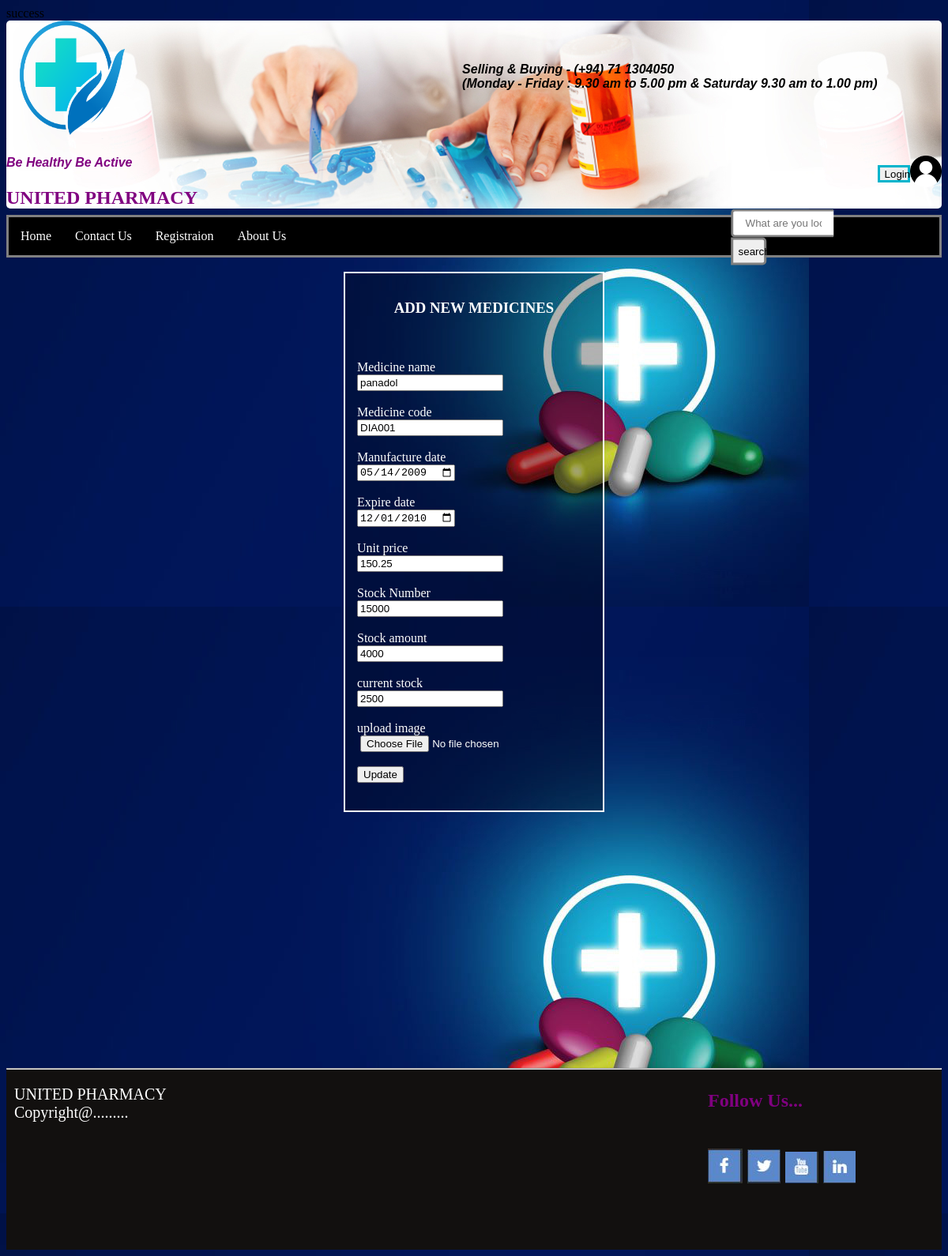
The app's page /update.php?id=9 with its own data.
### tables this page shows
CREATE TABLE `image` (
  `Item_number` int(11) NOT NULL,
  `Medicine_name` varchar(20) NOT NULL,
  `Medicine_code` varchar(20) NOT NULL,
  `Manufacture_date` date NOT NULL,
  `Expire_date` date NOT NULL,
  `Unit_price` float NOT NULL,
  `stockNo` varchar(20) NOT NULL,
  `Stock_amount` int(11) NOT NULL,
  `Current_stock` int(11) NOT NULL,
  `upload` varchar(500) NOT NULL
);

### update.php (the view, shortened to what this page needs)
<?php
require 'config.php';
?>
<html>
<head>
  <link rel = "stylesheet" text="text/css" href="css/style.css">
  <link rel = "stylesheet" text="text/css" href="css/add.css">
<link rel = "stylesheet" text="text/css" href="css/div.css">
 <link rel="stylesheet" text="text/css" href="css/foot.css">
</head>
<header class = "head">
<img src = "images/logo1.png" class = "logo" width = "150px" height = "150px">
<h4> Be Healthy Be Active <img src = "images/user3.png" class = "logo2" width = "40px" height = "40px"  >
	<button  type="login" class="logButton">Login </button>
	<div class = "open">
	Selling & Buying - (+94) 71 1304050<br>
	(Monday - Friday : 9.30 am to 5.00 pm & Saturday 9.30 am to 1.00 pm)
	</div>
</h4>
<h2> UNITED PHARMACY </h2>
</header>
<body>
<div class = "back">
			<ul type = "square" id="navi">
				<li><a href="home.html"> Home</a></li>
				<li><a href="ContactUs.html"> Contact Us</a></li>
				<li><a href="register.html"> Registraion</a></li>
				<li><a href="aboutus.html"> About Us</a></li>
			</ul>
</div>
<div class="wrap">
				<div class="search">
				<form action = "search.php" method = "post">
				<input type="text" class="searchTerm" placeholder="What are you looking for?" name = "search">
				<button type="submit" value = "" class="searchButton">
				search
				</button>
				</form>
			   </div>
			   </div>
			<br>
<div id = "section1">
	     <?php
			$recordId=$_GET['id'];
			$sql="SELECT * FROM image WHERE Item_number=$recordId";
			$result=$con -> query($sql);
			if($result ->num_rows>0)
			{
				while($row =$result->fetch_assoc())
				{
					$id=$row["Item_number"];
					$name=$row["Medicine_name"];
					$code=$row["Medicine_code"];
					$mdat=$row["Manufacture_date"];
					$edat=$row["Expire_date"];
					$upri=$row["Unit_price"];
					$stn=$row["stockNo"];
					$smant=$row["Stock_amount"];
					$cstk=$row["Current_stock"];
					$folder=$row["upload"];
				}
			}
			?>
	<h3 align = "center">ADD NEW MEDICINES </h3>
	<form name = "myform" method="POST" onsubmit = "return validate()" action="submitUP.php" enctype="multipart/form-data">
			<label hidden> Item number </label> <br>
			<input hidden  type ="text" name = "id"   value=<?php echo $id?>><br>
			<label> Medicine name </label> <br>
			<input type ="text" name = "mname"  value=<?php echo $name?>><br><br>
			<label> Medicine code </label> <br>
			<input type ="text" name = "mcode"	 value=<?php echo $code?> ><br><br>
			<label> Manufacture date </label> <br>
			<input type = "date" name = "mdate"  value=<?php echo $mdat?> >	<br><br>
			<label> Expire date </label> <br>
			<input type = "date" name = "edate"  value=<?php echo $edat?>>	<br><br>
			<label> Unit price </label> <br>
			<input type ="text" name = "uprice"  pattern = ".*[0-9]" value=<?php echo $upri?>   ><br><br>
			<label> Stock Number</label> <br>
			<input type ="text" name = "stnum"   value=<?php echo $stn?>   ><br><br>
			<label> Stock amount </label> <br>
			<input type ="text" name = "samount"    value=<?php echo $smant?>	  ><br><br>
			<label> current stock </label> <br>
			<input type ="text" name = "cstock"	   value=<?php echo $cstk?>  ><br><br>
			<label> upload image </label> <br>
			 <input type="file" name="uploadfile"  value=<?php echo $folder?>  ><br><br>
		    <input type="submit" value="Update" name="btnsubmit">
		 </form>
</div>
<br><br><br><br><br><br><br><br><br><br><br><br><br><br><br><br><br><br>
	<div id = "p4">
			<footer>
			<hr class = "hor">
				<p id = "para1">
				UNITED PHARMACY
				<br>
				Copyright@.........
				</p>
				<div id = "foot">
							<h2>Follow Us...<h2><br>
                            <a href="https://www.facebook.com/" target="_blank"><img src="img/facebook.jpg"/></a>
                            <a href="https://twitter.com/" target="_blank"><img src="img/twitter.jpg"/></a>
                            <a href="https://www.youtube.com/" target="_blank"><img src="img/youtube.jpg"/></a>
                            <a href="https://www.linkedin.com/" target="_blank"><img src="img/linkedin.jpg"/></a>
                        </div>
			</footer>
			</div>
</body>
<html>

### css/style.css (style rules this page uses)
body { background-color:#000c69; }
.back { margin-top :-1%; }
.head { border-radius: 5px 5px 5px 5px; background-image : url("../images/26.jpg"); }
.logo2 { float:right; bottom:185%; }
.logButton { width: 3.5%; height: 22px; float:right; margin-top :1%; border: 3px solid #00B4CC; }
#navi { list-style-type: none; margin: 0; padding: 0; overflow: hidden; background-color: black; border: 3px solid gray; }
#navi li a { float: left; display: inline; color: white; text-align: center; padding: 15px; text-decoration: none; cursor: pointer; outline: none; }
h4 { font-family:arial; color:purple; font-style : italic; }
h2 { font-weight:900; margin-top: 0; }
.open { font-family:arial; color:black; font-style : italic; float: right; margin-top :-10%; }
.search { width: 100%; position: relative; display: flex; }
.searchTerm { width: 73%; border: 3px solid gray; border-right: none; padding: 15px; height: 20px; border-radius: 5px 0 0 5px; outline: none; color: #9DBFAF; }
.searchButton { width: 25%; border-radius: 0px 5px 5px 0px; border: 3px solid gray; height: 35.0px; cursor: pointer; }
.wrap { width: 15%; float:right; bottom:1500%; margin-top :-1.5%; transform: translate(-50%, -50%); }

### css/add.css (style rules this page uses)
li { text-align: center; }

### css/div.css (style rules this page uses)
body { background-image:url("../images/s.jpg"); }
#section1 { margin: auto; width: 25%; height: 650px; color: white; background: rgba(0,0,0,0.3); border: 2px solid white; padding: 15px; }

### css/foot.css (style rules this page uses)
#foot { margin-left:75%; margin-top:-5%; }
h2 { color:purple; }
#para1 { font-size:20px; color:white; margin-left:10px; }
#p4 { background-color:#12100f; height:230px; }
hr { margin-top:0; margin-bottom:0; margin-left:0; }

### records on screen
image: mname "panadol", mcode "DIA001", mdate "05/14/2009", edate "12/01/2010", uprice "150.25", stnum "15000", samount "4000", cstock "2500"
